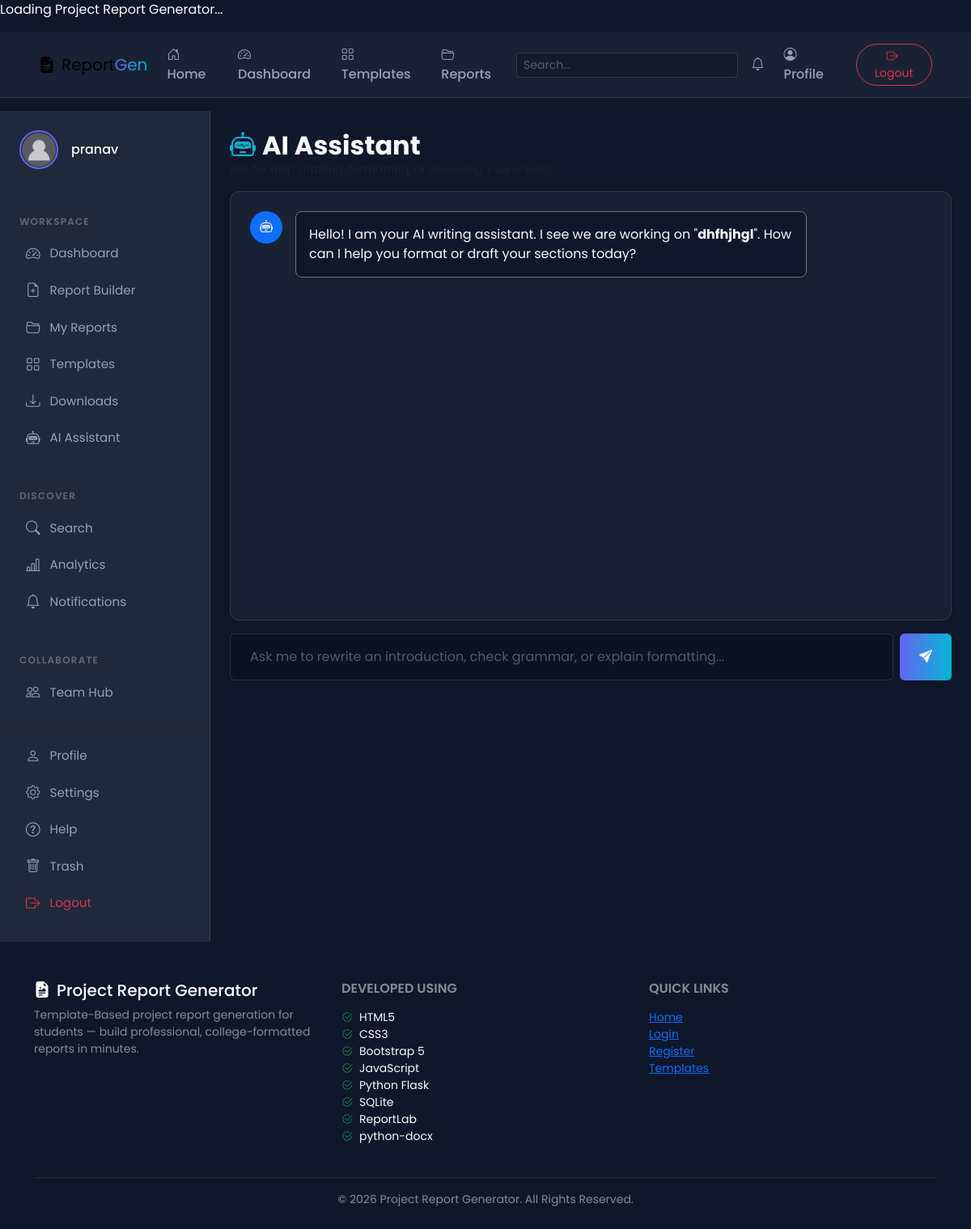
Page /ai-assistant/1 (signed in) on the committed database.
### tables this page shows
CREATE TABLE users (
    id INTEGER PRIMARY KEY AUTOINCREMENT, name TEXT NOT NULL, email TEXT UNIQUE NOT NULL,
    password_hash TEXT NOT NULL, department TEXT DEFAULT '', college TEXT DEFAULT '',
    photo TEXT DEFAULT 'default_avatar.png', is_admin INTEGER DEFAULT 0,
    dark_mode INTEGER DEFAULT 0, notifications INTEGER DEFAULT 1, created_at TEXT NOT NULL
);

CREATE TABLE reports (
    id INTEGER PRIMARY KEY AUTOINCREMENT, user_id INTEGER NOT NULL, project_title TEXT NOT NULL,
    template_slug TEXT NOT NULL, data_json TEXT NOT NULL, created_at TEXT NOT NULL,
    is_deleted INTEGER DEFAULT 0, deleted_at TEXT,
    FOREIGN KEY (user_id) REFERENCES users(id) ON DELETE CASCADE
);

### backend/app.py (the view)
@app.route("/ai-assistant")
@app.route("/ai-assistant/<int:report_id>")
@login_required
def ai_assistant_page(report_id=None):
    user = current_user()
    conn = get_db()
    report = None
    if report_id:
        report = conn.execute("SELECT * FROM reports WHERE id = ?", (report_id,)).fetchone()
        if not report or not can_access_report(conn, report, user):
            conn.close()
            abort(404)
    my_reports_list = conn.execute(
        "SELECT id, project_title FROM reports WHERE user_id = ? AND is_deleted = 0 "
        "ORDER BY created_at DESC", (user["id"],)).fetchall()
    conn.close()
    return render_template("ai_assistant.html", report=report, my_reports=my_reports_list)

### backend/app.py (called while the page is built, shortened)
def current_user():
    if "user_id" not in session:
        return None
    conn = get_db()
    user = conn.execute("SELECT * FROM users WHERE id = ?",
                         (session["user_id"],)).fetchone()
    conn.close()
    return user

def login_required(view):
    from functools import wraps
    @wraps(view)
    def wrapped(*args, **kwargs):
        if "user_id" not in session:
            flash("Please log in to continue.", "warning")
            return redirect(url_for("login"))
        return view(*args, **kwargs)
    return wrapped

@app.context_processor
def inject_globals():
    unread_count = 0
    if "user_id" in session:
        conn = get_db()
        unread_count = conn.execute(
            "SELECT COUNT(*) c FROM notifications WHERE user_id = ? AND is_read = 0",
            (session["user_id"],)).fetchone()["c"]
        conn.close()
    return {
        "current_year": datetime.now().year,
        "logged_in_user": current_user() if "user_id" in session else None,
        "unread_notifications": unread_count,
    }

def can_access_report(conn, report, user, need_edit=False):
    if report is None:
        return False
    if report["user_id"] == user["id"]:
        return True

### backend/models.py (called while the page is built)
def get_db():
    conn = sqlite3.connect(DB_PATH)
    conn.row_factory = sqlite3.Row
    conn.execute("PRAGMA foreign_keys = ON")
    return conn

### frontend/templates/ai_assistant.html (shortened to what this page needs)
{% extends "layout.html" %}
{% block content %}
<div class="d-flex dashboard-wrapper">
  {% include '_sidebar.html' %}
  <main class="main-content flex-grow-1 p-4 bg-dark text-light d-flex flex-column" style="max-height: calc(100vh - 72px);">
    <div class="mb-3 d-flex justify-content-between align-items-center flex-shrink-0">
      <div>
        <h2 class="fw-bold mb-0"><i class="bi bi-robot text-info me-2"></i>AI Assistant</h2>
        <p class="text-muted small mb-0">Ask for help drafting, formatting, or reviewing your report.</p>
      </div>
    </div>
    <div class="card bg-secondary border-0 shadow-sm flex-grow-1 overflow-hidden d-flex flex-column mb-3">
      <div class="card-body overflow-auto p-4 d-flex flex-column gap-3" id="chatBox">
        <div class="d-flex gap-3">
          <div class="bg-primary rounded-circle d-flex align-items-center justify-content-center flex-shrink-0" style="width: 40px; height: 40px;">
            <i class="bi bi-robot text-white"></i>
          </div>
          <div class="bg-dark p-3 rounded-3 shadow-sm text-light border border-secondary" style="max-width: 75%;">
            Hello! I am your AI writing assistant. {% if report %}I see we are working on "<strong>{{ report.project_title }}</strong>". {% endif %}How can I help you format or draft your sections today?
          </div>
        </div>
      </div>
    </div>
    <form id="chatForm" class="flex-shrink-0 d-flex gap-2">
      <input type="text" id="chatInput" class="form-control bg-secondary border-0 text-light py-3 px-4 shadow-sm" placeholder="Ask me to rewrite an introduction, check grammar, or explain formatting..." autocomplete="off" required>
      <button type="submit" class="btn btn-gradient rounded px-4 shadow-sm" id="chatSubmitBtn">
        <i class="bi bi-send-fill"></i>
      </button>
    </form>
  </main>
</div>
{% endblock %}

### frontend/templates/_sidebar.html (shortened to what this page needs)
<aside class="app-sidebar" id="appSidebar">
  <div class="sidebar-user">
    <img src="{{ url_for('static', filename='images/' ~ logged_in_user['photo']) if logged_in_user and logged_in_user['photo'] else url_for('static', filename='images/default_avatar.png') }}"
         onerror="this.src='{{ url_for('static', filename='images/default_avatar.png') }}'"
         class="sidebar-avatar"
         alt="avatar">
    <div>
      <h6 class="mb-0 text-white">{{ logged_in_user['name'] if logged_in_user else 'Guest User' }}</h6>
    </div>
  </div>
  <p class="sidebar-group-label">Workspace</p>
  <ul class="sidebar-nav mb-3">
    <li class="{% if active_page == 'dashboard' %}active{% endif %}">
      <a href="{{ url_for('dashboard') }}"><i class="bi bi-speedometer2"></i> Dashboard</a>
    </li>
    <li class="{% if active_page == 'create_report' %}active{% endif %}">
      <a href="{{ url_for('create_report') }}"><i class="bi bi-file-earmark-plus"></i> Report Builder</a>
    </li>
    <li class="{% if active_page == 'reports' %}active{% endif %}">
      <a href="{{ url_for('my_reports') }}"><i class="bi bi-folder2-open"></i> My Reports</a>
    </li>
    <li class="{% if active_page == 'templates' %}active{% endif %}">
      <a href="{{ url_for('templates_gallery') }}"><i class="bi bi-grid"></i> Templates</a>
    </li>
    <li class="{% if active_page == 'downloads' %}active{% endif %}">
      <a href="{{ url_for('downloads') }}"><i class="bi bi-download"></i> Downloads</a>
    </li>
    <li class="{% if active_page == 'ai_assistant' %}active{% endif %}">
      <a href="{{ url_for('ai_assistant_page') }}"><i class="bi bi-robot"></i> AI Assistant</a>
    </li>
  </ul>
  <p class="sidebar-group-label">Discover</p>
  <ul class="sidebar-nav mb-3">
    <li class="{% if active_page == 'search' %}active{% endif %}">
      <a href="{{ url_for('search') }}"><i class="bi bi-search"></i> Search</a>
    </li>
    <li class="{% if active_page == 'analytics' %}active{% endif %}">
      <a href="{{ url_for('analytics') }}"><i class="bi bi-bar-chart-line"></i> Analytics</a>
    </li>
    <li class="{% if active_page == 'notifications' %}active{% endif %}">
      <a href="{{ url_for('notifications') }}">
        <i class="bi bi-bell"></i> Notifications
      </a>
    </li>
  </ul>
  <p class="sidebar-group-label">Collaborate</p>
  <ul class="sidebar-nav mb-3">
    <li class="{% if active_page == 'collaboration' %}active{% endif %}">
      <a href="{{ url_for('collaboration_hub') }}"><i class="bi bi-people"></i> Team Hub</a>
    </li>
  </ul>
  <div class="sidebar-bottom-group mt-auto pt-3 border-top border-dark">
    <ul class="sidebar-nav">
        <li class="{% if active_page == 'profile' %}active{% endif %}">
          <a href="{{ url_for('profile') }}"><i class="bi bi-person"></i> Profile</a>
        </li>
        <li class="{% if active_page == 'settings' %}active{% endif %}">
          <a href="{{ url_for('settings') }}"><i class="bi bi-gear"></i> Settings</a>
        </li>
        <li class="{% if active_page == 'help' %}active{% endif %}">
          <a href="{{ url_for('help_page') }}"><i class="bi bi-question-circle"></i> Help</a>
        </li>
        <li class="{% if active_page == 'trash' %}active{% endif %}">
          <a href="{{ url_for('trash') }}"><i class="bi bi-trash"></i> Trash</a>
        </li>
        <li>
          <a href="{{ url_for('logout') }}" class="text-danger"><i class="bi bi-box-arrow-right"></i> Logout</a>
        </li>
    </ul>
  </div>
</aside>

### static/css/style.css (style rules this page uses)
:root { --bg-dark: #0f172a; --bg-secondary: #1e293b; --text-light: #f8fafc; --text-muted: #94a3b8; --accent-indigo: #6366f1; --accent-cyan: #06b6d4; --glass-bg: rgba(30, 41, 59, 0.7); --glass-border: rgba(255, 255, 255, 0.1); }
body { background-color: var(--bg-dark); color: var(--text-light); font-family: 'Poppins', sans-serif; min-height: 100vh; display: flex; flex-direction: column; }
.text-info { color: var(--accent-cyan) !important; }
.bg-dark { background-color: var(--bg-dark) !important; }
.bg-secondary { background-color: var(--bg-secondary) !important; }
.btn-gradient { background: linear-gradient(90deg, var(--accent-indigo), var(--accent-cyan)); color: white; border: none; transition: opacity 0.2s ease, transform 0.2s ease; }
.card, .auth-card { background: var(--glass-bg) !important; backdrop-filter: blur(12px); -webkit-backdrop-filter: blur(12px); border: 1px solid var(--glass-border) !important; border-radius: 12px; }
.form-control { background-color: rgba(0, 0, 0, 0.2) !important; border: 1px solid var(--glass-border) !important; color: var(--text-light) !important; }
.form-control::placeholder { color: rgba(148, 163, 184, 0.5) !important; }

### static/css/dashboard.css (style rules this page uses)
.dashboard-wrapper { display: flex; min-height: calc(100vh - 72px); }
.app-sidebar { width: 260px; background-color: var(--bg-secondary); border-right: 1px solid var(--glass-border); padding: 1.5rem 1rem; display: flex; flex-direction: column; flex-shrink: 0; }
.sidebar-user { display: flex; align-items: center; gap: 1rem; margin-bottom: 2rem; padding: 0 0.5rem; }
.sidebar-avatar { width: 48px; height: 48px; border-radius: 50%; object-fit: cover; border: 2px solid var(--accent-indigo); }
.sidebar-group-label { font-size: 0.75rem; text-transform: uppercase; letter-spacing: 1.2px; color: rgba(255, 255, 255, 0.3); margin: 1.5rem 0 0.5rem 0.5rem; font-weight: 600; }
.sidebar-nav { list-style: none; padding: 0; margin: 0; }
.sidebar-nav li a { display: flex; align-items: center; gap: 0.75rem; padding: 0.6rem 1rem; color: var(--text-muted); text-decoration: none; border-radius: 8px; font-size: 0.95rem; transition: all 0.2s ease; }
.sidebar-nav li a i { font-size: 1.1rem; }
.sidebar-bottom-group { margin-top: auto; }

### rows in the picture
users: photo (placeholder picture), name "pranav"
reports: project_title "dhfhjhgl"
